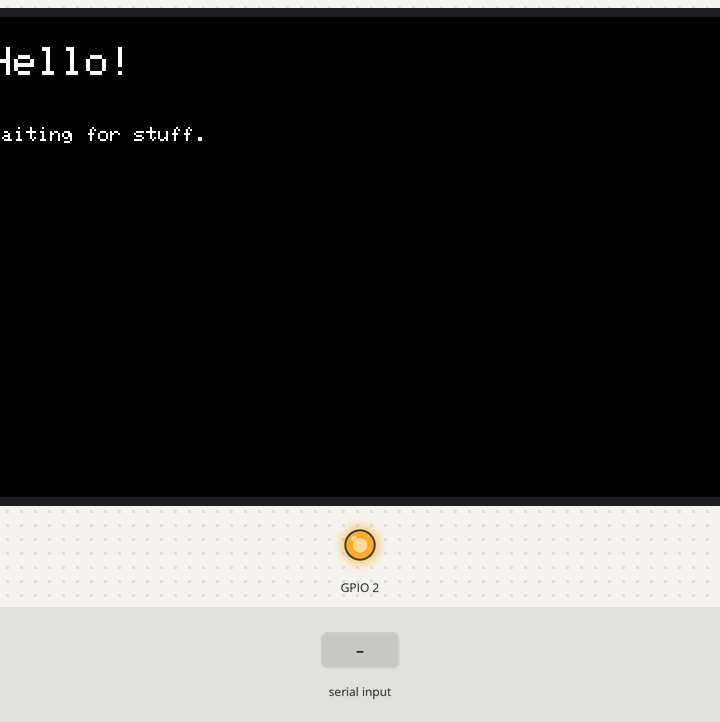
Simulated run of this program. Board: ESP32-S3. Parts: 800×480 colour display, output pins drawn as LEDs (lit = HIGH). The inputs (shaded band) are chosen by the test bench. What the program prints to the serial monitor is not drawn.

Above: at 1.7 s.
1.8 s: "1\n" received over Serial
3.3 s: "0\n" received over Serial
4.8 s: "2\n" received over Serial
Timing chart, 0 to 7.8 s (numbered marks = the images above; inputs shaded):
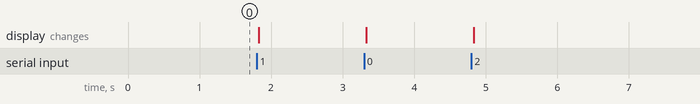

The program:

main.cpp
```cpp
/*

This demo reads strings sent through serial and prints it to the screen.

stty -F /dev/ttyUSB0 115200 raw -echo
printf 'Hello from Linux!\n' > /dev/ttyUSB0

Above works on both my desktop & the dev board itself.

*/

#include <Arduino.h>

#define LGFX_USE_V1
#include <LovyanGFX.hpp>
#include <lgfx/v1/platforms/esp32s3/Panel_RGB.hpp>
#include <lgfx/v1/platforms/esp32s3/Bus_RGB.hpp>

class Panel : public lgfx::LGFX_Device {
    public:
    Panel() {
        auto b = bus.config();
        b.panel = &panel;
        b.pin_d0 = 15; b.pin_d1 = 7; b.pin_d2 = 6; b.pin_d3 = 5; b.pin_d4 = 4;
        b.pin_d5 = 9; b.pin_d6 = 46; b.pin_d7 = 3; b.pin_d8 = 8; b.pin_d9 = 16; b.pin_d10 = 1;
        b.pin_d11 = 14; b.pin_d12 = 21; b.pin_d13 = 47; b.pin_d14 = 48; b.pin_d15 = 45;
        b.pin_henable = 41; b.pin_vsync = 40; b.pin_hsync = 39; b.pin_pclk = 0;
        b.freq_write = 15000000;
        b.hsync_polarity = 0; b.hsync_front_porch = 40; b.hsync_pulse_width = 48; b.hsync_back_porch = 40;
        b.vsync_polarity = 0; b.vsync_front_porch = 1; b.vsync_pulse_width = 31; b.vsync_back_porch = 13;
        b.pclk_active_neg = 1; b.de_idle_high = 0; b.pclk_idle_high = 0;
        bus.config(b);

        auto p = panel.config();
        p.memory_width = p.panel_width = 800;
        p.memory_height = p.panel_height = 480;
        p.offset_x = p.offset_y = 0;
        panel.config(p);
        panel.setBus(&bus);
        setPanel(&panel);
    }

    private:
    lgfx::Bus_RGB bus;
    lgfx::Panel_RGB panel;
};

Panel screen;
char line[96];
size_t length = 0;
bool overflow = false;

void setup() {
    Serial.begin(115200);

    pinMode(2, OUTPUT);
    digitalWrite(2, HIGH);

    screen.init();
    screen.fillScreen(TFT_BLACK);
    screen.setTextColor(TFT_WHITE, TFT_BLACK);

    screen.setTextSize(4);
    screen.drawString("Hello!", 30, 30);

    screen.setTextSize(2);
    screen.drawString("Waiting for stuff.", 30, 110);

    Serial.println("Waiting");
}

void loop() {
    while (Serial.available()) {
        char c = Serial.read();
        if (c == '\r') continue;
        if (c == '\n') {
            if (overflow) {
                Serial.println("ERR line too long");
            } else {
                line[length] = '\0';
                screen.fillRect(30, 155, 740, 40, TFT_BLACK);
                screen.setTextSize(2);
                screen.drawString(line, 30, 155);
                Serial.print("OK ");
                Serial.println(line);
            }
            length = 0;
            overflow = false;
        } else if (length < sizeof(line) - 1 && !overflow) {
            line[length++] = c;
        } else {
            overflow = true;
        }
    }
}
```
